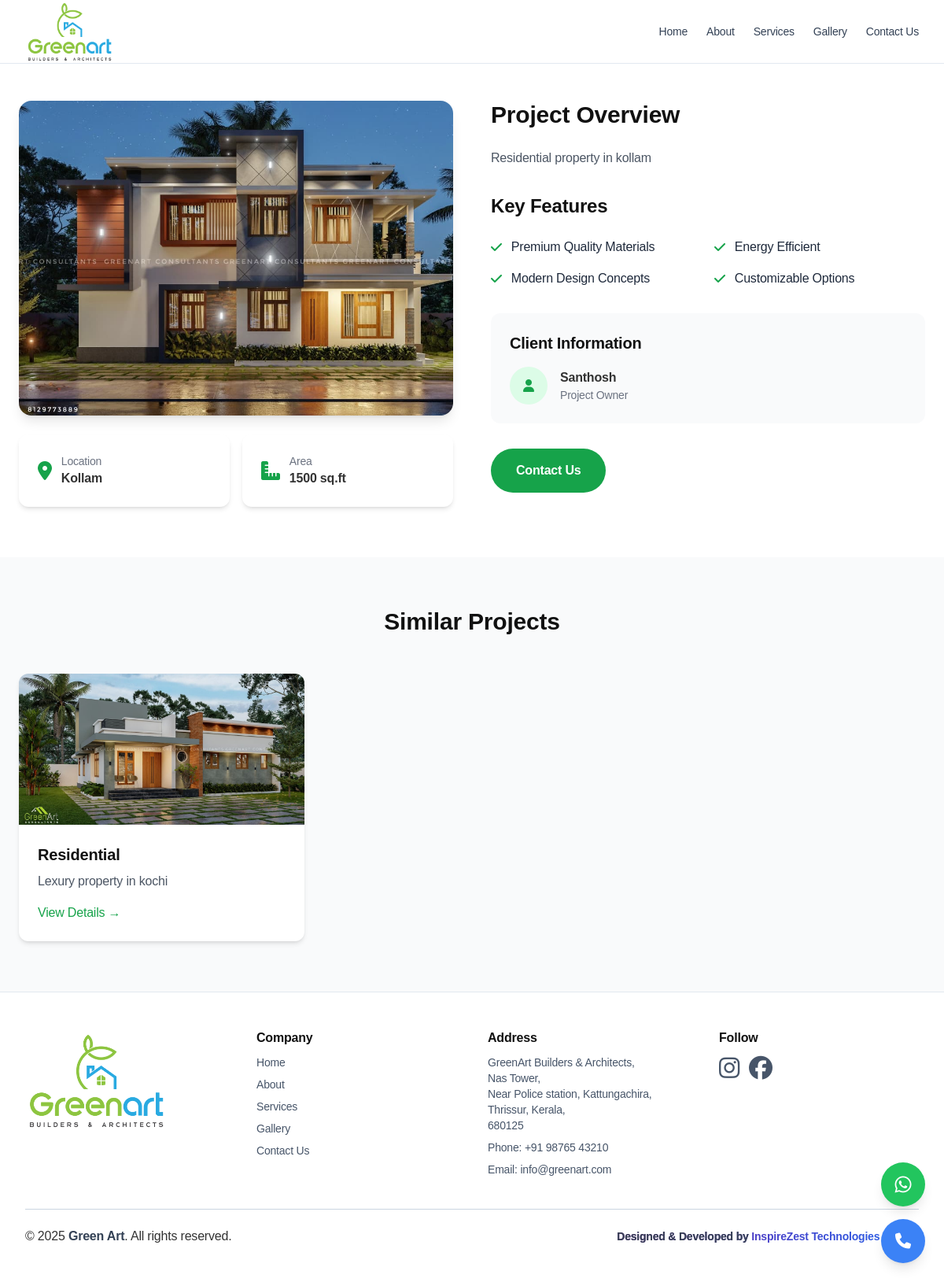
/service/details/1/, run on the app's committed database.
### app/models.py (models this page shows, shortened)
class Project(models.Model):
    image = models.ImageField(upload_to="project_image/")
    PROJECT_TYPES = [
        ('Residential', 'Residential'),
        ('Commercial', 'Commercial'),
        ('Industrial', 'Industrial'),
    ]
    description = models.CharField(max_length=250)
    project_type = models.CharField(max_length=20, choices=PROJECT_TYPES)
    customer_name = models.CharField(max_length=255)
    location = models.CharField(max_length=255)
    square_feet = models.PositiveIntegerField(null=True, blank=True)
    feature1 = models.CharField(max_length=255, default="Premium Quality Materials")
    feature2 = models.CharField(max_length=255, default="Energy Efficient")
    feature3 = models.CharField(max_length=255, default="Modern Design Concepts")
    feature4 = models.CharField(max_length=255, default="Customizable Options")

### app/views.py (the view)
# urls.py: path("service/details/<int:id>/", views.service_details, name='service_detail'),
def service_details(request, id):
    service = get_object_or_404(Project, id=id)
    similar_services = Project.objects.filter(project_type=service.project_type).exclude(id=id)
    return render(request, "service_details.html", {
        'service': service,
        'services': similar_services
    })

### app/templates/service_details.html
{% extends 'base.html' %}
{% load static %}
{% block content %}
<section class="py-16 mt-16">
    <div class="max-w-7xl mx-auto px-6">
        <div class="grid grid-cols-1 lg:grid-cols-2 gap-12">
            <div class="space-y-6">
                <div class="rounded-2xl overflow-hidden shadow-lg" data-aos="fade-up-right">
                    <img src="{{ service.image.url }}"
                         alt="{{ service.project_type }}"
                         class="w-full h-[400px] object-cover hover:scale-105 transition-transform duration-500">
                </div>
                <div class="grid grid-cols-2 gap-4 mt-8" data-aos="fade-up-left">
                    <div class="bg-white p-6 rounded-xl shadow-md">
                        <div class="flex items-center gap-3">
                            <i class="fas fa-map-marker-alt text-2xl text-green-600"></i>
                            <div>
                                <p class="text-sm text-gray-500">Location</p>
                                <p class="font-semibold">{{ service.location }}</p>
                            </div>
                        </div>
                    </div>
                    <div class="bg-white p-6 rounded-xl shadow-md">
                        <div class="flex items-center gap-3">
                            <i class="fas fa-ruler-combined text-2xl text-green-600"></i>
                            <div>
                                <p class="text-sm text-gray-500">Area</p>
                                <p class="font-semibold">{{ service.square_feet }} sq.ft</p>
                            </div>
                        </div>
                    </div>
                </div>
            </div>
            <div class="space-y-8" data-aos="fade-up-left">
                <div>
                    <h2 class="text-3xl font-bold mb-6">Project Overview</h2>
                    <p class="text-gray-600 leading-relaxed">{{ service.description }}</p>
                </div>
                <div>
                    <h3 class="text-2xl font-bold mb-6">Key Features</h3>
                    <div class="grid grid-cols-1 md:grid-cols-2 gap-4">
                        <div class="flex items-center gap-3">
                            <i class="fas fa-check text-green-600"></i>
                            <span>{{service.feature1}}</span>
                        </div>
                        <div class="flex items-center gap-3">
                            <i class="fas fa-check text-green-600"></i>
                            <span>{{service.feature2}}</span>
                        </div>
                        <div class="flex items-center gap-3">
                            <i class="fas fa-check text-green-600"></i>
                            <span>{{service.feature3}}</span>
                        </div>
                        <div class="flex items-center gap-3">
                            <i class="fas fa-check text-green-600"></i>
                            <span>{{service.feature4}}</span>
                        </div>
                    </div>
                </div>
                <div class="bg-gray-50 p-6 rounded-xl">
                    <h3 class="text-xl font-bold mb-4">Client Information</h3>
                    <div class="flex items-center gap-4">
                        <div class="w-12 h-12 bg-green-100 rounded-full flex items-center justify-center">
                            <i class="fas fa-user text-green-600"></i>
                        </div>
                        <div>
                            <p class="font-semibold">{{ service.customer_name }}</p>
                            <p class="text-sm text-gray-500">Project Owner</p>
                        </div>
                    </div>
                </div>
                <div class="mt-8">
                    <a href="{% url 'contact' %}"
                       class="inline-block bg-green-600 hover:bg-green-700 text-white px-8 py-4 rounded-full font-semibold transition duration-300">
                        Contact Us
                    </a>
                </div>
            </div>
        </div>
    </div>
</section>
<section class="bg-gray-50 py-16">
    <div class="max-w-7xl mx-auto px-6">
        <h2 class="text-3xl font-bold mb-12 text-center">Similar Projects</h2>
        {% if services %}
        <div class="grid grid-cols-1 md:grid-cols-3 gap-8">
            {% for service in services|slice:":3" %}
            <div class="bg-white rounded-xl overflow-hidden shadow-md hover:shadow-xl transition-shadow">
                <img src="{{ service.image.url }}"
                     alt="{{ service.project_type }}"
                     class="w-full h-48 object-cover">
                <div class="p-6">
                    <h3 class="font-bold text-xl mb-2">{{ service.project_type }}</h3>
                    <p class="text-gray-600 line-clamp-2">{{ service.description }}</p>
                    <a href="{% url 'service_detail' service.id %}"
                       class="mt-4 inline-block text-green-600 hover:text-green-700">
                        View Details →
                    </a>
                </div>
            </div>
            {% endfor %}
        </div>
        {% else %}
        <p class="text-center text-gray-500 text-lg">No related projects available.</p>
        {% endif %}
    </div>
</section>
{% endblock %}

### app/templates/base.html (style rules this page uses)
* { -webkit-user-select: none; -moz-user-select: none; -ms-user-select: none; user-select: none; -webkit-tap-highlight-color: transparent; }
html, body { overflow-x: hidden; scroll-behavior: smooth; overscroll-behavior: none; }
body { font-family: 'Poppins', sans-serif; color: #1a1a1a; line-height: 1.6; letter-spacing: -0.2px; }
h1, h2, h3, h4, h5, h6 { font-family: 'Poppins', sans-serif; font-weight: 600; margin: 0 0 0.5em 0; line-height: 1.2; color: #111; }
h2 { font-size: 2.25rem; font-weight: 500; }
h3 { font-size: 1.75rem; font-weight: 500; }
p { font-size: 1rem; font-weight: 300; margin-bottom: 1em; color: #333; }
html { scroll-behavior: smooth; }

### data on the page
Project: image (picture), location "Kollam", square_feet "1500", description "Residential property in kollam", feature1 "Premium Quality Materials", feature2 "Energy Efficient", feature3 "Modern Design Concepts", feature4 "Customizable Options", customer_name "Santhosh"
Project: image (picture), project_type "Residential", description "Lexury property in kochi"
